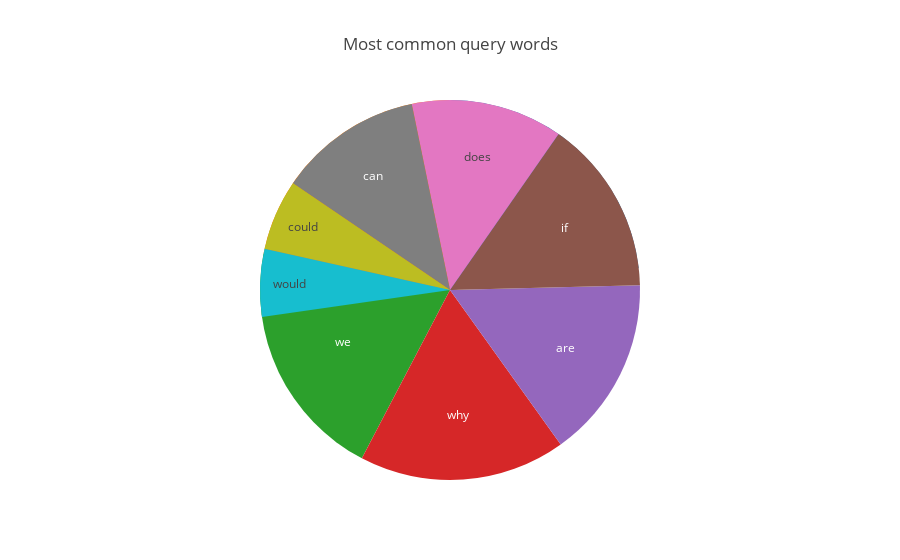

Source (notebook cell):
### Code cell
labels = sorted(qword, key=qword.get, reverse=True)[:10]
values = [qword[k] for k in labels]
labels.append('other')
values.append(len(qs) - np.sum(np.array(values)))

trace = go.Pie(labels=labels, values=values, textinfo='label')
layout = go.Layout(title='Most common query words', showlegend=False)
fig = go.Figure(data=[trace], layout=layout)
plotly.offline.iplot(fig)

### Figure 1 — Plotly figure (JSON) as saved in the notebook; plotly's stock layout.template omitted (floating-point values rounded to 4 significant figures)
{"data": [{"labels": ["what", "how", "we", "why", "are", "if", "does", "can", "could", "would", "other"], "textinfo": "label", "type": "pie", "values": [323, 306, 284, 245, 216, 208, 180, 171, 84, 80, -703]}], "layout": {"showlegend": false, "title": "Most common query words"}}
